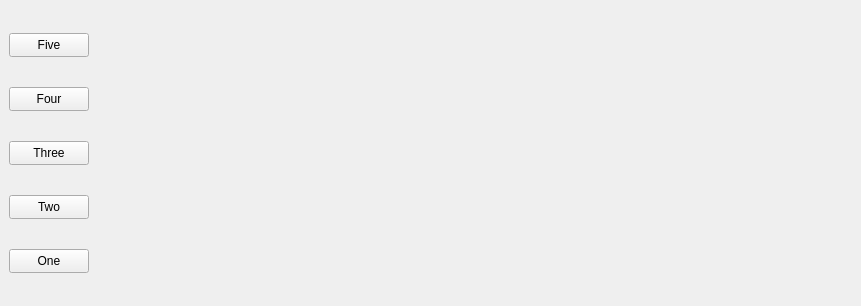
<?xml version="1.0" encoding="UTF-8"?>
<ui version="4.0">
 <class>Widget</class>
 <widget class="QWidget" name="Widget">
  <property name="geometry">
   <rect>
    <x>0</x>
    <y>0</y>
    <width>861</width>
    <height>306</height>
   </rect>
  </property>
  <property name="windowTitle">
   <string>Widget</string>
  </property>
  <widget class="QPushButton" name="oneButton">
   <property name="geometry">
    <rect>
     <x>9</x>
     <y>249</y>
     <width>80</width>
     <height>24</height>
    </rect>
   </property>
   <property name="text">
    <string>One</string>
   </property>
  </widget>
  <widget class="QPushButton" name="threeButton">
   <property name="geometry">
    <rect>
     <x>9</x>
     <y>141</y>
     <width>80</width>
     <height>24</height>
    </rect>
   </property>
   <property name="text">
    <string>Three</string>
   </property>
  </widget>
  <widget class="QPushButton" name="fourButton">
   <property name="geometry">
    <rect>
     <x>9</x>
     <y>87</y>
     <width>80</width>
     <height>24</height>
    </rect>
   </property>
   <property name="text">
    <string>Four</string>
   </property>
  </widget>
  <widget class="QPushButton" name="fiveButton">
   <property name="geometry">
    <rect>
     <x>9</x>
     <y>33</y>
     <width>80</width>
     <height>24</height>
    </rect>
   </property>
   <property name="text">
    <string>Five</string>
   </property>
  </widget>
  <widget class="QPushButton" name="twoButton">
   <property name="geometry">
    <rect>
     <x>9</x>
     <y>195</y>
     <width>80</width>
     <height>24</height>
    </rect>
   </property>
   <property name="text">
    <string>Two</string>
   </property>
  </widget>
 </widget>
 <resources/>
 <connections/>
</ui>
